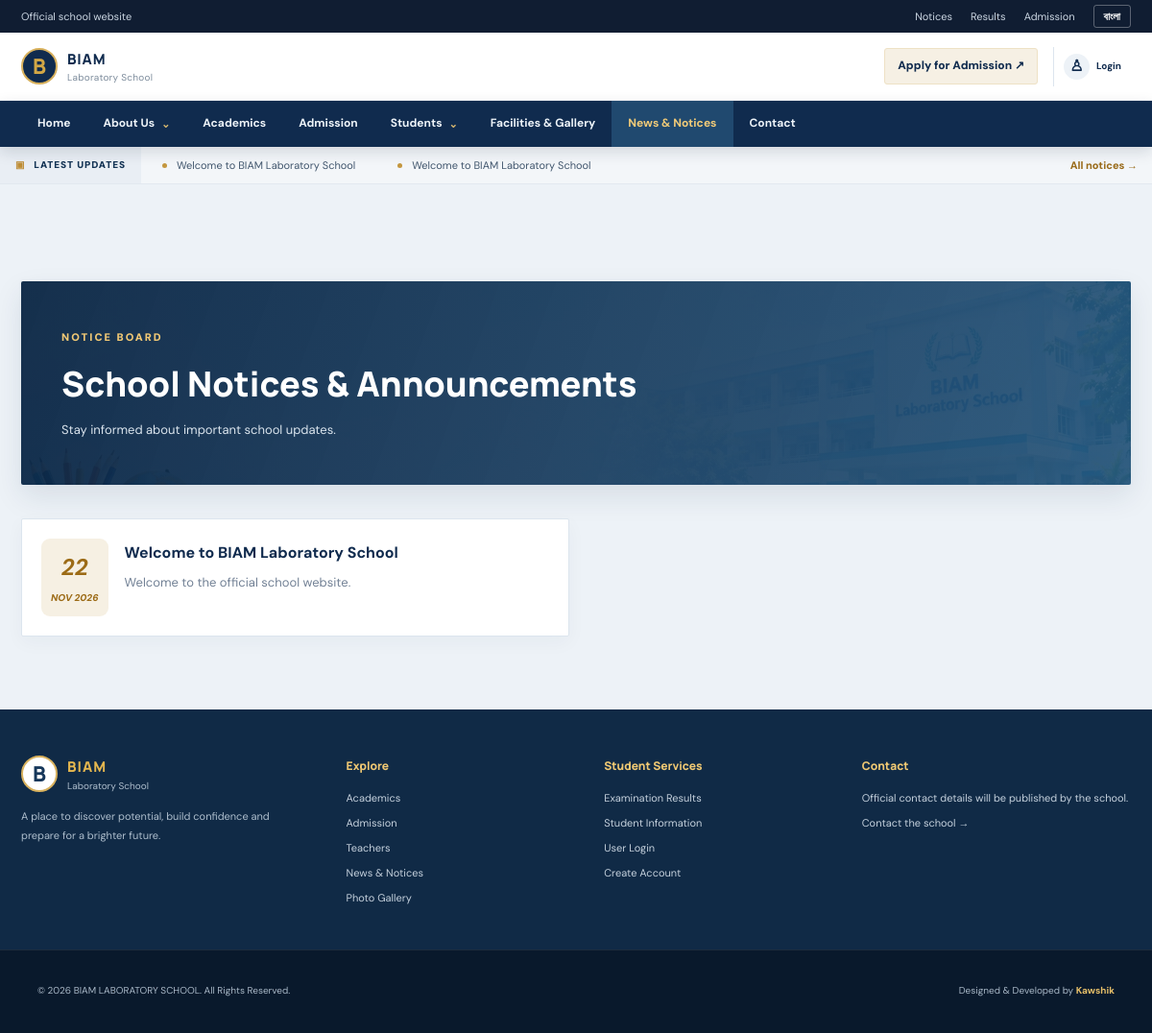
The page /notices.php on the database its author committed.
### tables this page shows
CREATE TABLE IF NOT EXISTS notices (
  id INT AUTO_INCREMENT PRIMARY KEY,
  title_en VARCHAR(255) NOT NULL,
  title_bn VARCHAR(255) NOT NULL DEFAULT '',
  body_en TEXT,
  body_bn TEXT,
  publish_date DATE NOT NULL,
  is_published TINYINT(1) DEFAULT 1,
  created_at TIMESTAMP DEFAULT CURRENT_TIMESTAMP
);

CREATE TABLE IF NOT EXISTS settings (
  setting_key VARCHAR(100) PRIMARY KEY,
  setting_value TEXT NOT NULL
);

### config.php (called while the page is built, shortened)
<?php
function db(): PDO
{
    static $pdo = null;
    if (!$pdo) $pdo = new PDO('mysql:host=' . DB_HOST . ';dbname=' . DB_NAME . ';charset=utf8mb4', DB_USER, DB_PASS, [PDO::ATTR_ERRMODE => PDO::ERRMODE_EXCEPTION, PDO::ATTR_DEFAULT_FETCH_MODE => PDO::FETCH_ASSOC, PDO::ATTR_EMULATE_PREPARES => false]);
    return $pdo;
}
function e($value): string
{
    return htmlspecialchars((string)$value, ENT_QUOTES, 'UTF-8');
}
function setting(string $key, string $fallback = ''): string
{
    try {
        $q = db()->prepare('SELECT setting_value FROM settings WHERE setting_key=?');
        $q->execute([$key]);
        $v = $q->fetchColumn();
        return $v !== false ? (string)$v : $fallback;
    } catch (Throwable $ex) {
        return $fallback;
    }
}

### notices.php (the view, shortened to what this page needs)
<?php
require_once __DIR__ . '/config.php';
$page = max(1, (int)($_GET['page'] ?? 1));
$per = 12;
$rows = [];
$noticeDbReady = true;
try {
    $st = db()->prepare('SELECT * FROM notices WHERE is_published=1 AND publish_date<=CURDATE() ORDER BY publish_date DESC,id DESC LIMIT ? OFFSET ?');
    $st->bindValue(1, $per, PDO::PARAM_INT);
    $st->bindValue(2, ($page - 1) * $per, PDO::PARAM_INT);
    $st->execute();
    $rows = $st->fetchAll();
} catch (Throwable $e) {
    $noticeDbReady = false;
}
include __DIR__ . '/includes/header.php';
?>
<main class="container section-pad">
    <div class="page-banner">
        <span data-en="NOTICE BOARD" data-bn="নোটিশ বোর্ড">NOTICE BOARD</span>
        <h1 data-en="School Notices & Announcements" data-bn="বিদ্যালয়ের নোটিশ ও ঘোষণা">School Notices &amp; Announcements</h1>
        <p data-en="Stay informed about important school updates." data-bn="বিদ্যালয়ের গুরুত্বপূর্ণ আপডেট সম্পর্কে অবগত থাকুন।">Stay informed about important school updates.</p>
    </div>
    <?php if (!$noticeDbReady): ?>
        <div class="faculty-empty-state"><strong data-en="Notice records are temporarily unavailable." data-bn="নোটিশের তথ্য আপাতত পাওয়া যাচ্ছে না।">Notice records are temporarily unavailable.</strong>
            <p data-en="Check that Apache and MySQL are running and that config.php points to the biam_school database." data-bn="Apache ও MySQL চালু আছে কি না এবং config.php সঠিক biam_school ডেটাবেসে সংযুক্ত কি না যাচাই করুন।">Check that Apache and MySQL are running and that config.php points to the biam_school database.</p>
        </div>
    <?php else: ?>
        <div class="notice-cards all-notices">
            <?php foreach ($rows as $n): ?>
                <article class="notice-card">
                    <div class="notice-date"><strong><?= e(date('d', strtotime($n['publish_date']))) ?></strong><span><?= e(date('M Y', strtotime($n['publish_date']))) ?></span></div>
                    <div>
                        <h3 data-en="<?= e($n['title_en']) ?>" data-bn="<?= e($n['title_bn'] ?: $n['title_en']) ?>"><?= e($n['title_en']) ?></h3>
                        <p data-en="<?= e($n['body_en'] ?? '') ?>" data-bn="<?= e($n['body_bn'] ?: ($n['body_en'] ?? '')) ?>"><?= e($n['body_en'] ?? '') ?></p>
                    </div>
                </article>
            <?php endforeach; ?>
        </div>
    <?php endif; ?>
</main>
<?php include __DIR__ . '/includes/footer.php'; ?>

### includes/header.php (shortened to what this page needs)
<?php
require_once __DIR__ . '/../config.php';
$currentPage = basename($_SERVER['PHP_SELF'] ?? 'index.php');
$lang = (($_COOKIE['biam-language'] ?? 'en') === 'bn') ? 'bn' : 'en';
$phone = setting('phone', '');
$email = setting('email', '');
if (stripos($email, 'please update') !== false) $email = '';
if (stripos($phone, 'please update') !== false) $phone = '';
try {
  $tickerRows = db()->query("SELECT id,title_en,title_bn FROM notices WHERE is_published=1 ORDER BY publish_date DESC,id DESC LIMIT 6")->fetchAll();
} catch (Throwable $ex) {
  $tickerRows = [];
}
function nav_active(string $file, string $currentPage): string
{
  return $file === $currentPage ? ' is-active' : '';
}
?>
<!doctype html>
<html lang="<?= e($lang) ?>">
<head>
  <link rel="stylesheet" href="assets/css/style.css">
</head>
<body>
  <div class="utility-bar">
    <div class="container utility-inner">
      <div class="utility-contact">
        <?php if (!$email && !$phone): ?><span data-en="Official school website" data-bn="বিদ্যালয়ের অফিসিয়াল ওয়েবসাইট">Official school website</span><?php endif; ?>
      </div>
      <div class="utility-actions">
        <a href="notices.php" data-en="Notices" data-bn="নোটিশ">Notices</a>
        <a href="results.php" data-en="Results" data-bn="ফলাফল">Results</a>
        <a href="admission.php" data-en="Admission" data-bn="ভর্তি">Admission</a>
        <button id="languageToggle" class="language-toggle" type="button" aria-label="Change language">বাংলা</button>
      </div>
    </div>
  </div>
  <header class="compact-header">
    <div class="container compact-header-inner">
      <a href="index.php" class="brand-compact" aria-label="BIAM Laboratory School home">
        <span class="brand-symbol" aria-hidden="true">B</span>
        <span class="brand-wordmark"><strong data-en="BIAM" data-bn="বিয়াম">BIAM</strong><small data-en="Laboratory School" data-bn="ল্যাবরেটরি স্কুল">Laboratory School</small></span>
      </a>
      <div class="header-quick-actions">
        <a class="quick-admission" href="admission.php" data-en="Apply for Admission" data-bn="ভর্তির আবেদন">Apply for Admission <span aria-hidden="true">↗</span></a>
        <a class="header-login" href="portal/login.php" aria-label="Login" title="Login"><span aria-hidden="true">♙</span><small data-en="Login" data-bn="লগইন">Login</small></a>
      </div>
    </div>
  </header>
  <nav class="institution-nav" aria-label="Main navigation">
    <div class="container nav-shell">
      <ul id="primaryNav" class="primary-nav">
        <li><a class="nav-link<?= nav_active('index.php', $currentPage) ?>" href="index.php" data-en="Home" data-bn="হোম">Home</a></li>
        <li class="nav-dropdown">
          <details>
            <summary data-en="About Us" data-bn="আমাদের সম্পর্কে">About Us</summary>
          </details>
        </li>
        <li><a class="nav-link<?= nav_active('academics.php', $currentPage) ?>" href="academics.php" data-en="Academics" data-bn="একাডেমিক">Academics</a></li>
        <li><a class="nav-link<?= nav_active('admission.php', $currentPage) ?>" href="admission.php" data-en="Admission" data-bn="ভর্তি">Admission</a></li>
        <li class="nav-dropdown">
          <details>
            <summary data-en="Students" data-bn="শিক্ষার্থী">Students</summary>
          </details>
        </li>
        <li><a class="nav-link<?= nav_active('gallery.php', $currentPage) ?>" href="gallery.php" data-en="Facilities & Gallery" data-bn="সুযোগ-সুবিধা ও গ্যালারি">Facilities &amp; Gallery</a></li>
        <li><a class="nav-link<?= nav_active('notices.php', $currentPage) ?>" href="notices.php" data-en="News & Notices" data-bn="খবর ও নোটিশ">News &amp; Notices</a></li>
        <li><a class="nav-link<?= nav_active('contact.php', $currentPage) ?>" href="contact.php" data-en="Contact" data-bn="যোগাযোগ">Contact</a></li>
      </ul>
    </div>
  </nav>
  <div class="notice-ticker" aria-label="Latest school notices">
    <div class="ticker-label"><span aria-hidden="true">▣</span><span data-en="LATEST UPDATES" data-bn="সর্বশেষ আপডেট">LATEST UPDATES</span></div>
    <div class="ticker-window">
      <?php if ($tickerRows): ?>
        <div class="ticker-track">
          <?php foreach ([0, 1] as $copy): ?><div class="ticker-group" <?= $copy ? 'aria-hidden="true"' : '' ?>>
              <?php foreach ($tickerRows as $item): ?><span class="ticker-item"><i aria-hidden="true"></i><span data-en="<?= e($item['title_en']) ?>" data-bn="<?= e($item['title_bn'] ?: $item['title_en']) ?>"><?= e($item['title_en']) ?></span></span><?php endforeach; ?>
            </div><?php endforeach; ?>
        </div>
      <?php else: ?>
        <div class="ticker-static" data-en="School notices and important announcements will appear here." data-bn="বিদ্যালয়ের নোটিশ ও গুরুত্বপূর্ণ ঘোষণা এখানে প্রকাশিত হবে।">School notices and important announcements will appear here.</div>
      <?php endif; ?>
    </div>
    <a class="ticker-more" href="notices.php" data-en="All notices →" data-bn="সব নোটিশ →">All notices →</a>
  </div>

### includes/footer.php (shortened to what this page needs)
<?php
$footerAddress = setting('address', '');
$footerEmail = setting('email', '');
$footerPhone = setting('phone', '');
?>
<footer class="site-footer">
  <div class="footer-main">
    <div class="container footer-grid">
      <div class="footer-intro">
        <a href="index.php" class="footer-brand"><span class="brand-symbol">B</span><span><strong>BIAM</strong><small data-en="Laboratory School" data-bn="ল্যাবরেটরি স্কুল">Laboratory School</small></span></a>
        <p data-en="A place to discover potential, build confidence and prepare for a brighter future." data-bn="মেধা আবিষ্কার, আত্মবিশ্বাস গঠন এবং উজ্জ্বল ভবিষ্যতের প্রস্তুতির শিক্ষাঙ্গন।">A place to discover potential, build confidence and prepare for a brighter future.</p>
      </div>
      <div class="footer-column"><h3 data-en="Explore" data-bn="এক নজরে">Explore</h3><a href="academics.php" data-en="Academics" data-bn="একাডেমিক">Academics</a><a href="admission.php" data-en="Admission" data-bn="ভর্তি">Admission</a><a href="teachers.php" data-en="Teachers" data-bn="শিক্ষকমণ্ডলী">Teachers</a><a href="notices.php" data-en="News & Notices" data-bn="খবর ও নোটিশ">News &amp; Notices</a><a href="gallery.php" data-en="Photo Gallery" data-bn="ফটো গ্যালারি">Photo Gallery</a></div>
      <div class="footer-column"><h3 data-en="Student Services" data-bn="শিক্ষার্থী সেবা">Student Services</h3><a href="results.php" data-en="Examination Results" data-bn="পরীক্ষার ফলাফল">Examination Results</a><a href="students.php" data-en="Student Information" data-bn="শিক্ষার্থী তথ্য">Student Information</a><a href="portal/login.php" data-en="User Login" data-bn="ইউজার লগইন">User Login</a><a href="portal/register.php" data-en="Create Account" data-bn="অ্যাকাউন্ট তৈরি">Create Account</a></div>
      <div class="footer-column footer-contact"><h3 data-en="Contact" data-bn="যোগাযোগ">Contact</h3><?php if ($footerAddress): ?><p>⌖ <?= e($footerAddress) ?></p><?php endif; ?>
        <?php if (!$footerAddress && !$footerEmail && !$footerPhone): ?><p data-en="Official contact details will be published by the school." data-bn="বিদ্যালয় কর্তৃপক্ষের পক্ষ থেকে অফিসিয়াল যোগাযোগের তথ্য প্রকাশ করা হবে।">Official contact details will be published by the school.</p><?php endif; ?><a href="contact.php" data-en="Contact the school →" data-bn="বিদ্যালয়ে যোগাযোগ করুন →">Contact the school →</a></div>
    </div>
  </div>
  <div class="footer-bottom"><div class="container footer-bottom-inner"><p>© <?= date('Y') ?> <?= e(setting('school_name', 'BIAM Laboratory School')) ?>. <span data-en="All Rights Reserved." data-bn="সর্বস্বত্ব সংরক্ষিত।">All Rights Reserved.</span></p><p><span data-en="Designed & Developed by" data-bn="ওয়েবসাইট তৈরি করেছেন">Designed &amp; Developed by</span> <strong>Kawshik</strong></p></div></div>
</footer>
</body>
</html>

### rows shown on the page
notices: title_en "Welcome to BIAM Laboratory School", publish_date "22", publish_date "NOV 2026", body_en "Welcome to the official school website."
settings: setting_value "BIAM LABORATORY SCHOOL"
